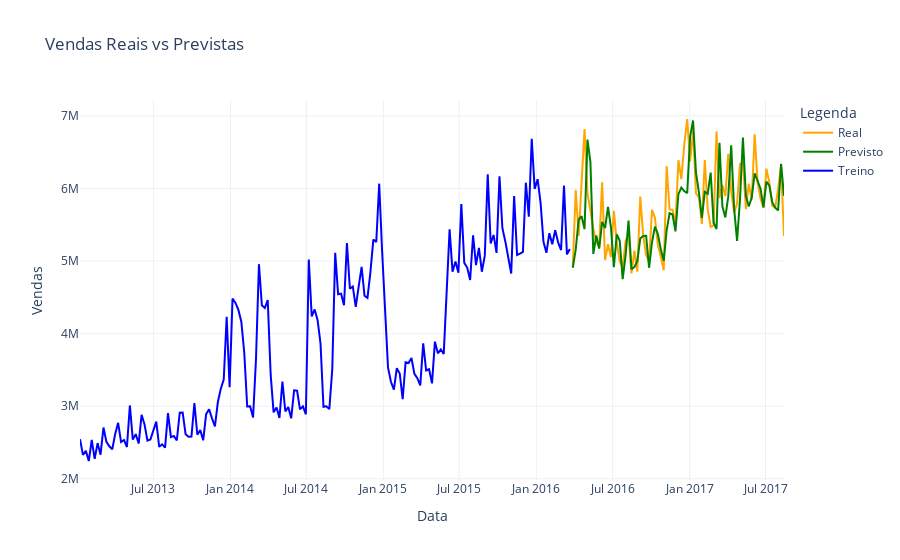

Notebook code for this chart:
### Code cell
# Pré-processamento dos dados
train, test, scaler = preprocess_data_linear(favorita_agrupado['Vendas'].values, train_size_ratio=0.7)

# Definir o look_back
look_back = 10

# Criar conjuntos de treinamento e teste
X_train, y_train = create_dataset_linear(train, look_back)
extended_test = np.concatenate([train[-look_back:], test])
X_test, y_test = create_dataset_linear(extended_test, look_back)

# Achatar os dados para o formato adequado ao modelo LinearRegression
X_train = X_train.reshape(X_train.shape[0], -1)  # (n_amostras, look_back)
X_test = X_test.reshape(X_test.shape[0], -1)    # (n_amostras, look_back)

# Criar e treinar o modelo de Regressão Linear
start_train_time = time.time()
model = LinearRegression()
model.fit(X_train, y_train)
end_train_time = time.time()
train_time = end_train_time - start_train_time

# Realizar previsões no conjunto de teste
start_forecast_time = time.time()
test_predict = model.predict(X_test)
end_forecast_time = time.time()
forecast_time = end_forecast_time - start_forecast_time

# Reverter a normalização das previsões e dos valores reais
test_predict_original = scaler.inverse_transform(test_predict.reshape(-1, 1)).flatten()
y_test_original = scaler.inverse_transform(y_test.reshape(-1, 1)).flatten()

# Garantir que os índices estão corretos
test_index = favorita_agrupado.index[-len(y_test):]  # Ajustado para corresponder ao conjunto de teste estendido
train_index = favorita_agrupado.index[:len(train)]

# Calcular o erro médio quadrático (RMSE)
print(f"Tempo de treino: {train_time} segundos")
print(f"Tempo de previsão: {forecast_time} segundos")

# Plotando os dados originais
fig = go.Figure()

# Add traces for real and predicted sales
fig.add_trace(go.Scatter(x=test_index, y=y_test_original, mode='lines', name='Real', line=dict(color='orange')))
fig.add_trace(go.Scatter(x=test_index, y=test_predict_original, mode='lines', name='Previsto', line=dict(color='green')))
fig.add_trace(go.Scatter(x=train_index, y=scaler.inverse_transform(train).flatten(), mode='lines', name='Treino', line=dict(color='blue')))

# Add titles and labels
fig.update_layout(
    title='Vendas Reais vs Previstas',
    xaxis_title='Data',
    yaxis_title='Vendas',
    legend_title='Legenda',
    template='plotly_white'
)

# Show the figure
fig.show()
